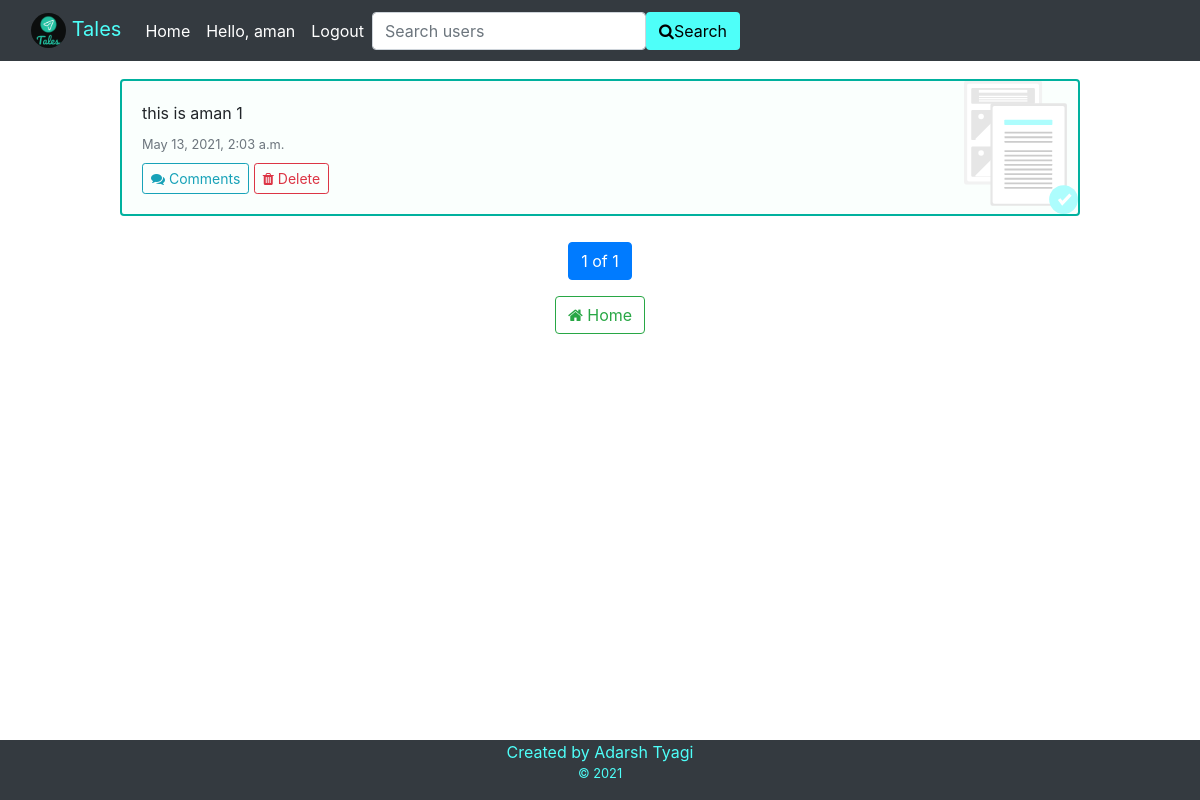
Before: /userpost/ (signed in) with the older database file.
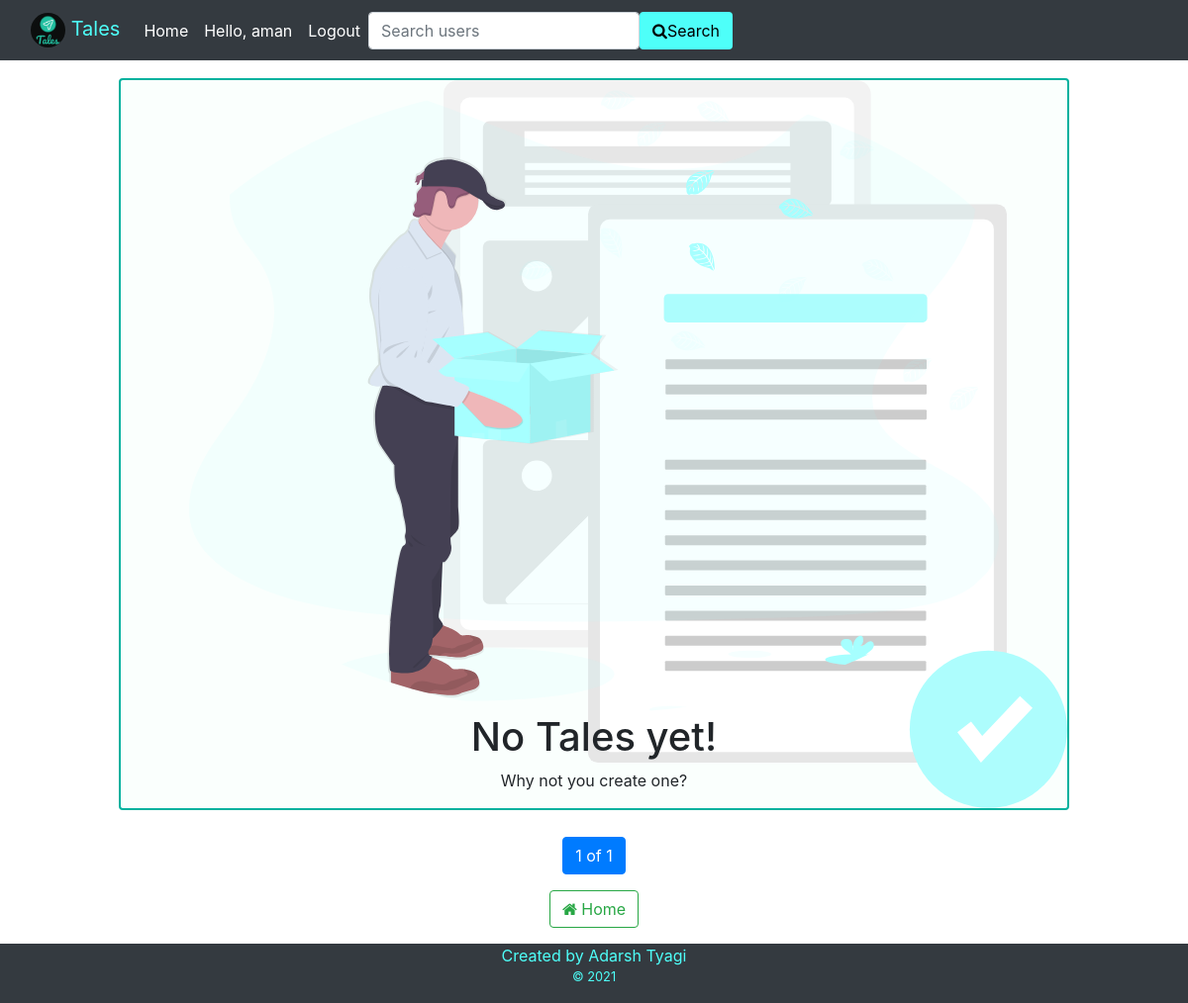
After: the same page with the newer database file.
### main/models.py (models this page shows)
class Post(models.Model):
    message = models.TextField()
    date = models.DateTimeField(default=datetime.now())
    user = models.ForeignKey(User, on_delete=models.CASCADE)

### main/views.py (the view)
# urls.py: path('userpost/', views.userpost, name="userpost"),
@login_required
def userpost(request):
    posts = Post.objects.filter(user=request.user).order_by('-date')
    paginator = Paginator(posts, 10)
    page_number = request.GET.get('page')
    page_obj = paginator.get_page(page_number)
    return render(request, 'main/userpost.html', {'posts': posts, 'count': len(posts), 'page_obj': page_obj})

### main/templates/main/userpost.html (shortened to what this page needs)
{% extends 'main/base.html' %}
{% load static %}
{% block content %}
<div class="posts">
{% if count > 0 %}
{% for post in page_obj %}
<div class="card eachpost">
    <div class="card-body">
    <p class="card-text">{{post.message}}</p>
    <p class="card-subtitle text-muted" style="font-size: 0.8rem; margin-bottom: 0.5rem">{{post.date}}</p>
    <a class="btn btn-outline-info btn-sm" href="/comments/{{post.id}}"><i class="fa fa-comments"></i> Comments</a>
    <button type="button" class="btn btn-outline-danger btn-sm" data-bs-toggle="modal" data-bs-target="#exampleModal" ><i class="fa fa-trash"></i> Delete</button>
    </div>
</div>
{% endfor %}
{% else %}
<div class="card eachpost">
<div style="text-align: center;">
    <img src="{% static 'main/empty.svg' %}" alt="empty-image" style="height: 80vh; border-radius: 50%; width: 100%">
    <h1>No Tales yet!</h1>
    <p>Why not you create one?</p>
</div>
</div>
{% endif %}
<br>
<div>
<ul class="pagination">
<li class="page-item active"><span class="page-link">{{page_obj.number}} of {{page_obj.paginator.num_pages}}</span></li>
</ul>
</div>
<a class="btn btn-outline-success" href="/"><i class="fa fa-home"></i> Home</a>
</div>
{% endblock %}

### main/templates/main/base.html (shortened to what this page needs)
{% load static %}
<!DOCTYPE html>
<html>
  <head>
    <link
      rel="stylesheet"
      href="https://stackpath.bootstrapcdn.com/bootstrap/4.3.1/css/bootstrap.min.css"
    />
    <link
      rel="stylesheet"
      href="https://maxcdn.bootstrapcdn.com/font-awesome/4.3.0/css/font-awesome.min.css"
    />
  </head>
  <body>
    <div style="min-height: 100%; position: relative;">
    <nav class="navbar sticky-top navbar-expand-lg navbar-dark bg-dark">
      <div class="container-fluid">
        <a class="navbar-brand" href="/" style="color: #4EFFF9; "
          ><img
            src="{% static 'main/logo.png' %}"
            class="d-inline-block"
            width="35px"
            height="35px"
            style="border-radius: 50%;"
          /> Tales</a>
        <div class="collapse navbar-collapse" id="navbarTogglerDemo02">
          {% if user.is_authenticated %}
          <ul class="navbar-nav me-auto mb-2 mb-lg-0">
            <li class="nav-item">
              <a class="nav-link active" aria-current="page" href="/">Home</a>
            </li>
            <li class="nav-item">
              <a class="nav-link active" href="/profile"
                >Hello, {{request.user.username}}</a
              >
            </li>
            <li class="nav-item">
              <a class="nav-link active" href="/logout">Logout</a>
            </li>
          </ul>
          {% endif %}
          {% if user.is_authenticated %}
        <form class="d-flex">
          <input class="form-control me-2" id="search" name="search" type="search" placeholder="Search users" aria-label="Search" required>
          <a class="btn search" id="anchor" href="/search_user/" onclick="myFunc()"><i class="fa fa-search"></i> Search</a>
        </form>
        {% endif %}
        </div>
      </div>
    </nav>
    <div style="padding-bottom: 60px;">
    {% block content %}
    {% endblock %}
    </div>
    <div class="navbar-dark bg-dark" style="position: absolute; bottom: 0; width: 100%; height: 60px; display: flex; flex-direction: column; align-items: center; justify-content: flex-start; color: #4EFFF9;">
    <p style="margin: 0 auto;">Created by Adarsh Tyagi</p>
    <small>&copy; 2021</small>
    </div>
    </div>
  </body>
</html>

### main/templates/main/base.html (style rules this page uses)
* { box-sizing: border-box; margin: 0; padding: 0; }
html, body { height: 100%; }
.search { background-color: #4EFFF9; color: black; display: flex; align-items: center; justify-content: space-evenly; }
.posts { margin: 1rem 0; background: white; display: flex; flex-direction: column; align-items: center; }
.eachpost { background-image: url("../../static/main/post.svg"); background-position: right; background-size: contain; background-repeat: no-repeat; width: 80%; margin: 0.15rem 0; border: 2px solid #00B19E; background-color: #FAFFFD }

Changed rows visible on the page:
removed Post: message "this is aman 1", date "May 13, 2021, 2:03 a.m."
Other visible differences:
text now shown: "No Tales yet! Why not you create one?"
